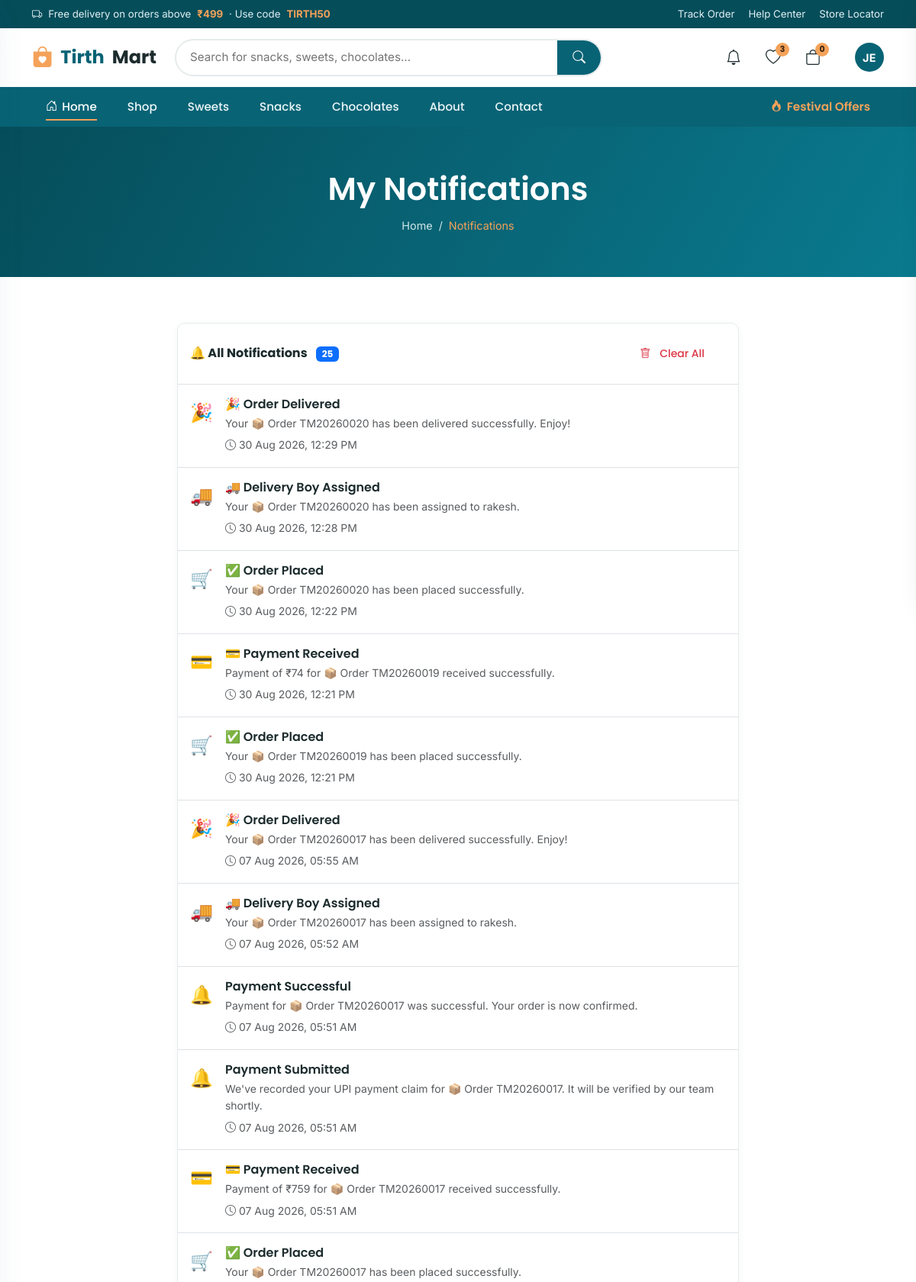
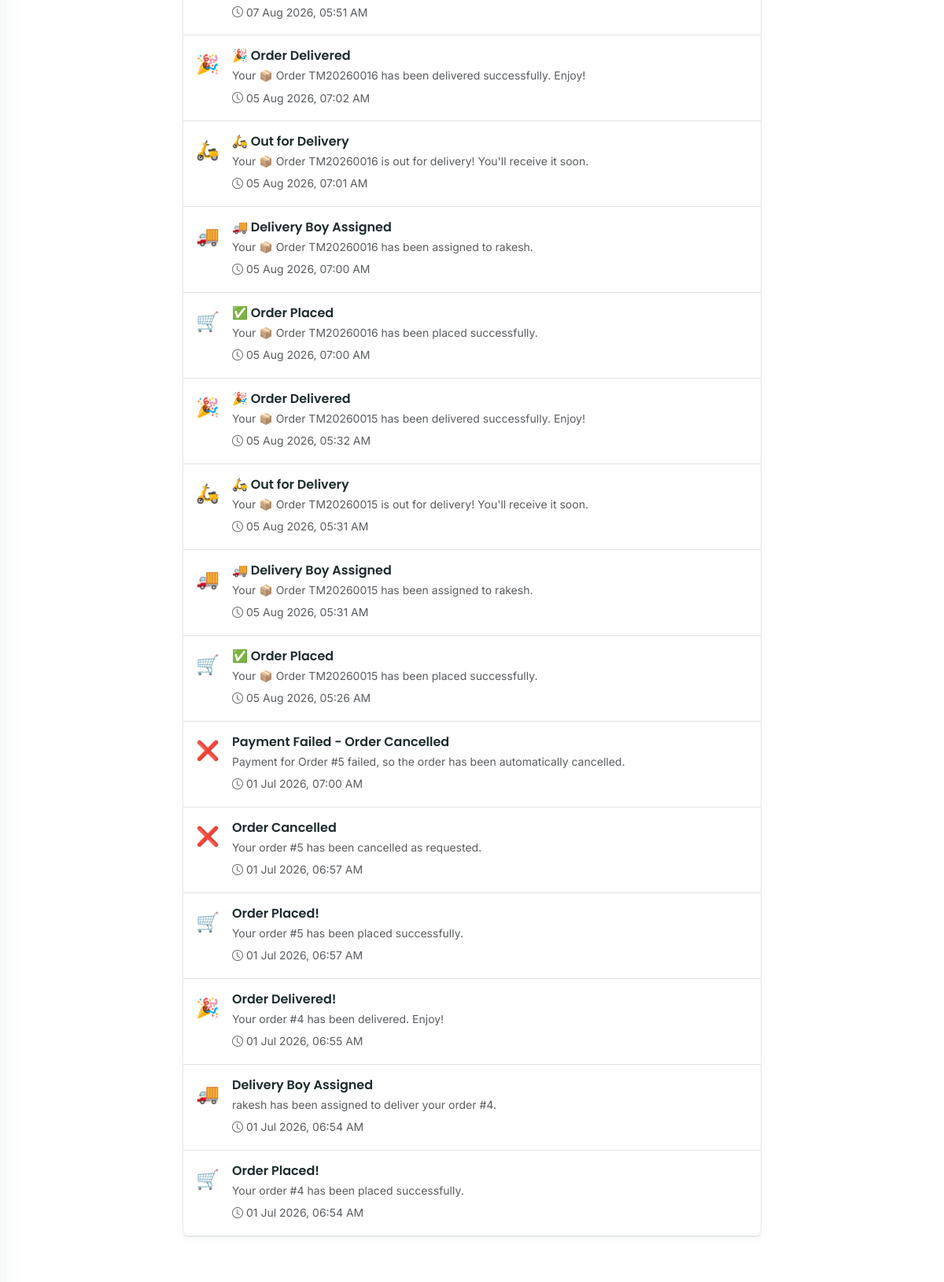
The page /notifications/ (signed in, upper part) on the database its author committed (2 pictures, top to bottom).
### app_modules/userapp/models.py (models this page shows, shortened)
class CustomUser(AbstractUser):
    role = models.CharField(max_length=20, choices=UserRole.choices, default=UserRole.USER)
    is_approved = models.BooleanField(default=False)
    phone_number = models.CharField(max_length=15, blank=True, null=True)
    profile_image = models.ImageField(upload_to="profiles/", null=True, blank=True)
    address = models.TextField(blank=True, null=True)
    date_of_birth = models.DateField(null=True, blank=True)
    aadhaar_number = models.CharField(max_length=12, blank=True, null=True, unique=True)
    pan_number = models.CharField(max_length=10, blank=True, null=True, unique=True)
    aadhaar_image = models.ImageField(upload_to="kyc/aadhaar/", null=True, blank=True)
    pan_image = models.ImageField(upload_to="kyc/pan/", null=True, blank=True)
    other_document_image = models.ImageField(upload_to="kyc/other/", null=True, blank=True)
    is_kyc_verified = models.BooleanField(default=False)
    registration_ip = models.GenericIPAddressField(null=True, blank=True)
    objects = CustomUserManager()
    def get_full_name_or_username(self):
        return super().get_full_name() or self.username
    @property
    def is_customer_role(self):
        return self.role == UserRole.USER

class Notification(models.Model):
    receiver = models.ForeignKey(CustomUser, on_delete=models.CASCADE, related_name="notifications")
    title = models.CharField(max_length=200)
    message = models.TextField()
    is_read = models.BooleanField(default=False)
    created_at = models.DateTimeField(auto_now_add=True)
    class Meta:
        ordering = ["-created_at"]

### app_modules/userapp/views.py (the view)
# urls.py: path("notifications/", views.notifications_view, name="notifications"),
@login_required
def notifications_view(request):
    notifs = Notification.objects.filter(receiver=request.user)
    notifs.filter(is_read=False).update(is_read=True)
    return render(request, "userapp/notifications.html", {"notifications": notifs})

### app_modules/userapp/context_processors.py (called while the page is built)
def header_counts(request):
    cart_count = 0
    wishlist_count = 0
    recent_orders = []
    if request.user.is_authenticated:
        cart = Cart.objects.filter(user=request.user).first()
        if cart:
            cart_count = cart.total_quantity
        wishlist_count = Wishlist.objects.filter(user=request.user).count()
        if request.user.is_customer_role:
            recent_orders = Order.objects.filter(customer=request.user).prefetch_related("items")[:3]
    return {
        "header_cart_count": cart_count,
        "header_wishlist_count": wishlist_count,
        "header_recent_orders": recent_orders,
    }

### app_modules/userapp/models.py (called while the page is built)
    @property
    def total_quantity(self):
        return sum(item.quantity for item in self.items.all())

    @property
    def display_id(self):
        year = self.created_at.year if self.created_at else 2026
        return f"📦 Order TM{year}{self.id:04d}"

    @property
    def is_cancellable(self):
        return self.status in self.CANCELLABLE_BEFORE

### templates/userapp/notifications.html (shortened to what this page needs)
{% extends 'userapp/master.html' %}
{% load static %}
{% block content %}
<section class="page-banner">
  <div class="container">
    <h1>My Notifications</h1>
    <div class="breadcrumb-nav"><a href="{% url 'index' %}">Home</a> / <span>Notifications</span></div>
  </div>
</section>
<section class="section-pad">
  <div class="container">
    <div class="row justify-content-center">
      <div class="col-lg-8">
        <div class="cart-items-card p-0">
          <div class="d-flex justify-content-between align-items-center p-3 border-bottom">
            <h6 class="mb-0 fw-bold">🔔 All Notifications
              {% if notifications %}<span class="badge bg-primary ms-2">{{ notifications.count }}</span>{% endif %}
            </h6>
            {% if notifications %}
            <form method="post" action="{% url 'clear_notifications' %}"
                  onsubmit="return confirm('Clear all notifications? This cannot be undone.')">
              <button type="submit" class="btn btn-sm btn-outline-danger">
                <i class="bi bi-trash me-1"></i>Clear All
              </button>
            </form>
            {% endif %}
          </div>
          {% for note in notifications %}
          <div class="d-flex align-items-start gap-3 p-3 border-bottom {% if not note.is_read %}bg-light{% endif %}">
            <div class="flex-shrink-0" style="font-size:1.5rem;margin-top:2px;">
              {% if 'Placed' in note.title or '✅' in note.title and 'Placed' in note.title %}🛒
              {% elif 'Payment Received' in note.title or '💳' in note.title %}💳
              {% elif 'Processing' in note.title or '📦' in note.title and 'Process' in note.title %}📦
              {% elif 'Assigned' in note.title or '🚚' in note.title %}🚚
              {% elif 'Out for Delivery' in note.title or '🛵' in note.title %}🛵
              {% elif 'Delivered' in note.title or '🎉' in note.title %}🎉
              {% elif 'Cancel' in note.title or '❌' in note.title %}❌
              {% elif 'Refund' in note.title or '💰' in note.title %}💰
              {% elif 'Welcome' in note.title or '👋' in note.title %}👋
              {% elif 'Profile' in note.title or '👤' in note.title %}👤
              {% else %}🔔{% endif %}
            </div>
            <div class="flex-grow-1">
              <div class="d-flex justify-content-between align-items-start">
                <h6 class="mb-1 {% if not note.is_read %}fw-bold{% endif %}">{{ note.title }}</h6>
              </div>
              <p class="mb-1 text-muted small">{{ note.message }}</p>
              <small class="text-muted"><i class="bi bi-clock me-1"></i>{{ note.created_at|date:"d M Y, h:i A" }}</small>
            </div>
          </div>
          {% endfor %}
        </div>
      </div>
    </div>
  </div>
</section>
{% endblock %}

### templates/userapp/master.html (shortened to what this page needs)
<!DOCTYPE html>
{% load static %}
<html lang="en" class="bg-soft">
<head>
    <link href="https://cdn.jsdelivr.net/npm/bootstrap@5.3.3/dist/css/bootstrap.min.css" rel="stylesheet">
    <link href="https://cdn.jsdelivr.net/npm/bootstrap-icons@1.11.3/font/bootstrap-icons.min.css" rel="stylesheet">
    <link rel="stylesheet" href="{% static 'userapp/css/style.css' %}">
    <link rel="stylesheet" href="{% static 'userapp/css/responsive.css' %}">
</head>
<body>
    <div class="topbar">
        <div class="container">
            <div class="offer"><i class="bi bi-truck"></i> Free delivery on orders above <strong>&#8377;499</strong>
                &middot; Use code <strong>TIRTH50</strong></div>
            <div class="topbar-links">
                <a href="{% url "about" %}">Track Order</a>
                <a href="{% url "about" %}">Help Center</a>
                <a href="{% url "contact" %}">Store Locator</a>
            </div>
        </div>
    </div>
    <header class="site-header">
        <div class="container">
            <div class="header-main">
                <a href="{% url 'index' %}" class="logo"><i class="bi bi-bag-heart-fill"></i> Tirth<span>Mart</span></a>
                <form class="search-bar header-search-desktop" role="search" action="{% url 'shop_page' %}" method="get" autocomplete="off" id="headerSearchForm">
                    <input type="search" name="q" id="headerSearchInput" placeholder="Search for snacks, sweets, chocolates..."
                        aria-label="Search products" value="{{ q }}">
                    <button type="submit" aria-label="Search"><i class="bi bi-search"></i></button>
                </form>
                <div class="header-actions">
                    {% if user.is_authenticated %}
                    <div class="notif-bell-wrap" id="notifBellWrap">
                        <button type="button" class="icon-btn notif-bell-btn" id="notifBellBtn" aria-label="Notifications">
                            <i class="bi bi-bell"></i>
                        </button>
                    </div>
                    {% endif %}
                    <a href="{% url 'wishlist' %}" class="icon-btn" aria-label="Wishlist"><i class="bi bi-heart"></i><span class="badge"
                            data-wish-badge>{{ header_wishlist_count|default:0 }}</span></a>
                    <a href="#" class="icon-btn" aria-label="Cart" id="cart-icon-btn"><i class="bi bi-bag"></i><span
                            class="badge" data-cart-badge>{{ header_cart_count|default:0 }}</span></a>
                </div>
                {% if user.is_authenticated %}
                <div class="account-dropdown-wrap">
                    <button type="button" class="account-trigger" id="accountTrigger" aria-label="Account">
                        {% if user.profile_image %}
                        <img src="{{ user.profile_image.url }}" alt="{{ user.username }}" class="account-avatar-img">
                        {% else %}
                        <div class="avatar-initials">
                            {{ user.username|slice:":1"|upper }}{% if user.username|length > 1 %}{{ user.username|slice:"1:2"|upper }}{% endif %}
                        </div>
                        {% endif %}
                    </button>
                </div>
                {% else %}
                <a href="{% url 'user_login' %}" class="nav-item nav-link text-primary me-2">Login</a>
                {% endif %}
            </div>
        </div>
        <nav class="main-nav">
            <div class="container">
                <a href="{% url 'index' %}" class="active"><i class="bi bi-house-door"></i> Home</a>
                <a href="{% url 'shop_page' %}">Shop</a>
                <a href="{% url 'shop_page' %}?category=Sweets">Sweets</a>
                <a href="{% url 'shop_page' %}?category=Snacks">Snacks</a>
                <a href="{% url 'shop_page' %}?category=Chocolates">Chocolates</a>
                <a href="{% url "about" %}">About</a>
                <a href="{% url "contact" %}">Contact</a>
                <a href="{% url 'shop_page' %}?category=Combo Packs" class="nav-cta"><i class="bi bi-fire"></i> Festival
                    Offers</a>
            </div>
        </nav>
    </header>
    {% block content %}
    {% endblock %}
</body>
</html>

### rows shown on the page
CustomUser: username "J", username "E"
Notification: title "🎉 Order Delivered", message "Your 📦 Order TM20260020 has been delivered successfully. Enjoy!", created_at "30 Aug 2026, 12:29 PM"
Notification: title "🚚 Delivery Boy Assigned", message "Your 📦 Order TM20260020 has been assigned to rakesh.", created_at "30 Aug 2026, 12:28 PM"
Notification: title "✅ Order Placed", message "Your 📦 Order TM20260020 has been placed successfully.", created_at "30 Aug 2026, 12:22 PM"
Notification: title "💳 Payment Received", message "Payment of ₹74 for 📦 Order TM20260019 received successfully.", created_at "30 Aug 2026, 12:21 PM"
Notification: title "✅ Order Placed", message "Your 📦 Order TM20260019 has been placed successfully.", created_at "30 Aug 2026, 12:21 PM"
Notification: title "🎉 Order Delivered", message "Your 📦 Order TM20260017 has been delivered successfully. Enjoy!", created_at "07 Aug 2026, 05:55 AM"
Notification: title "🚚 Delivery Boy Assigned", message "Your 📦 Order TM20260017 has been assigned to rakesh.", created_at "07 Aug 2026, 05:52 AM"
Notification: title "Payment Successful", message "Payment for 📦 Order TM20260017 was successful. Your order is now confirmed.", created_at "07 Aug 2026, 05:51 AM"
Notification: title "Payment Submitted", message "We've recorded your UPI payment claim for 📦 Order TM20260017. It will be verified by our team shortly.", created_at "07 Aug 2026, 05:51 AM"
Notification: title "💳 Payment Received", message "Payment of ₹759 for 📦 Order TM20260017 received successfully.", created_at "07 Aug 2026, 05:51 AM"
Notification: title "✅ Order Placed", message "Your 📦 Order TM20260017 has been placed successfully.", created_at "07 Aug 2026, 05:51 AM"
Notification: title "🎉 Order Delivered", message "Your 📦 Order TM20260016 has been delivered successfully. Enjoy!", created_at "05 Aug 2026, 07:02 AM"
Notification: title "🛵 Out for Delivery", message "Your 📦 Order TM20260016 is out for delivery! You'll receive it soon.", created_at "05 Aug 2026, 07:01 AM"
Notification: title "🚚 Delivery Boy Assigned", message "Your 📦 Order TM20260016 has been assigned to rakesh.", created_at "05 Aug 2026, 07:00 AM"
Notification: title "✅ Order Placed", message "Your 📦 Order TM20260016 has been placed successfully.", created_at "05 Aug 2026, 07:00 AM"
Notification: title "🎉 Order Delivered", message "Your 📦 Order TM20260015 has been delivered successfully. Enjoy!", created_at "05 Aug 2026, 05:32 AM"
Notification: title "🛵 Out for Delivery", message "Your 📦 Order TM20260015 is out for delivery! You'll receive it soon.", created_at "05 Aug 2026, 05:31 AM"
Notification: title "🚚 Delivery Boy Assigned", message "Your 📦 Order TM20260015 has been assigned to rakesh.", created_at "05 Aug 2026, 05:31 AM"
Notification: title "✅ Order Placed", message "Your 📦 Order TM20260015 has been placed successfully.", created_at "05 Aug 2026, 05:26 AM"
Notification: title "Payment Failed - Order Cancelled", message "Payment for Order #5 failed, so the order has been automatically cancelled.", created_at "01 Jul 2026, 07:00 AM"
Notification: title "Order Cancelled", message "Your order #5 has been cancelled as requested.", created_at "01 Jul 2026, 06:57 AM"
Notification: title "Order Placed!", message "Your order #5 has been placed successfully.", created_at "01 Jul 2026, 06:57 AM"
Notification: title "Order Delivered!", message "Your order #4 has been delivered. Enjoy!", created_at "01 Jul 2026, 06:55 AM"
Notification: title "Delivery Boy Assigned", message "rakesh has been assigned to deliver your order #4.", created_at "01 Jul 2026, 06:54 AM"
Notification: title "Order Placed!", message "Your order #4 has been placed successfully.", created_at "01 Jul 2026, 06:54 AM"

### other values the page prints
{{ header_wishlist_count|default:0 }} "3"
{{ header_cart_count|default:0 }} "0"
{{ notifications.count }} "25"
